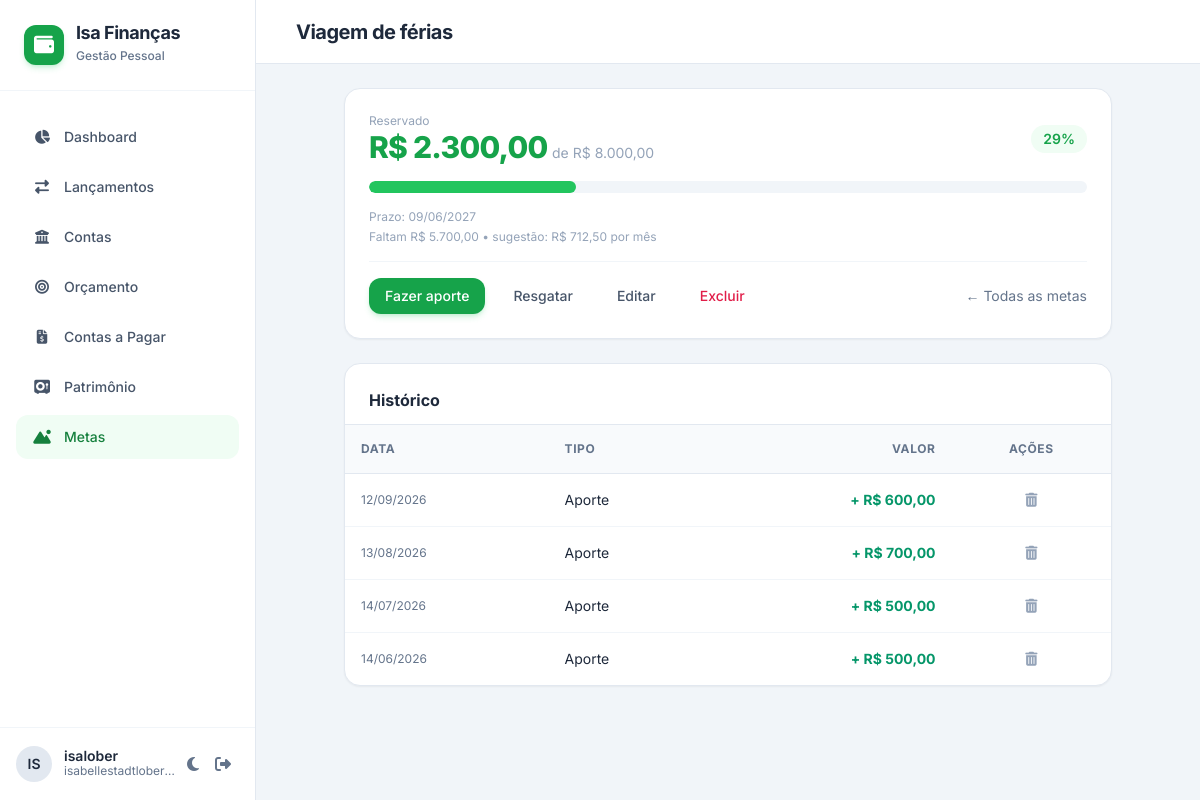
Page /metas/1/ (signed in) on the committed database.
### apps/metas/models.py (models this page shows, shortened)
class Meta(models.Model):
    nome = models.CharField(max_length=100)
    valor_alvo = models.DecimalField(max_digits=14, decimal_places=2)
    prazo = models.DateField(null=True, blank=True)
    class Meta:
        ordering = ["prazo", "nome"]
    @property
    def reservado(self):
        return self.aportes.aggregate(t=Sum("valor"))["t"] or Decimal("0")

class Aporte(models.Model):
    meta = models.ForeignKey(Meta, on_delete=models.CASCADE, related_name="aportes")
    valor = models.DecimalField(max_digits=14, decimal_places=2, help_text="Negativo = resgate.")
    data = models.DateField()
    class Meta:
        ordering = ["-data"]

### apps/metas/views.py (the view)
# urls.py: path("<int:pk>/", views.detalhe, name="detalhe"),
@login_required
def detalhe(request, pk):
    meta = get_object_or_404(Meta, pk=pk)
    return render(
        request,
        "metas/detalhe.html",
        {"i": services.resumo_da_meta(meta), "aportes": meta.aportes.all()},
    )

### apps/core/templatetags/formatos.py (called while the page is built)
def formatar_brl(valor):
    valor = Decimal(valor or 0)
    sinal = "-" if valor < 0 else ""
    inteiro, frac = f"{abs(valor):,.2f}".split(".")
    return f"{sinal}R$ {inteiro.replace(',', '.')},{frac}"

@register.filter
def brl(valor):
    return formatar_brl(valor)

### apps/metas/services.py (called while the page is built)
def _resumir(meta, reservado, hoje):
    faltam = max(meta.valor_alvo - reservado, ZERO)
    concluida = reservado >= meta.valor_alvo
    pct = float(min(reservado / meta.valor_alvo * 100, 100)) if meta.valor_alvo else 0.0
    item = {
        "meta": meta,
        "reservado": reservado,
        "faltam": faltam,
        "pct": pct,
        "concluida": concluida,
        "atrasada": False,
        "meses": None,
        "sugestao_mensal": None,
    }
    if meta.prazo and not concluida:
        dias = (meta.prazo - hoje).days
        if dias < 0:
            item["atrasada"] = True
        else:
            meses = max(1, ceil(dias / 30))
            item["meses"] = meses
            item["sugestao_mensal"] = faltam / meses
    return item

def resumo_da_meta(meta, hoje=None):
    return _resumir(meta, meta.reservado, hoje or date.today())

### templates/metas/detalhe.html (shortened to what this page needs)
{% extends "base.html" %}
{% load formatos %}
{% block h1 %}{{ i.meta.nome }}{% endblock %}
{% block content %}
<div class="space-y-6 max-w-3xl mx-auto">
  <div class="bg-white dark:bg-slate-800 p-6 rounded-2xl border border-slate-200 dark:border-slate-700 shadow-sm space-y-4">
    <div class="flex items-center justify-between gap-3">
      <div>
        <span class="text-xs text-slate-400 block">Reservado</span>
        <span class="text-3xl font-extrabold tracking-tight text-brand-600 dark:text-brand-400">{{ i.reservado|brl }}</span>
        <span class="text-sm text-slate-400"> de {{ i.meta.valor_alvo|brl }}</span>
      </div>
      <span class="text-sm font-semibold px-3 py-1 rounded-full {% if i.concluida %}bg-emerald-50 text-emerald-600{% elif i.atrasada %}bg-rose-50 text-rose-600{% else %}bg-brand-50 text-brand-600 dark:bg-brand-950/40{% endif %}">
        {% if i.concluida %}Atingida{% elif i.atrasada %}Prazo vencido{% else %}{{ i.pct|floatformat:0 }}%{% endif %}
      </span>
    </div>
    <div class="w-full bg-slate-100 dark:bg-slate-700 h-3 rounded-full overflow-hidden">
      <div class="h-full rounded-full {% if i.concluida %}bg-emerald-500{% else %}bg-brand-500{% endif %}" style="width: {{ i.pct|floatformat:'1u' }}%;"></div>
    </div>
    <div class="text-xs text-slate-400 space-y-1">
      <p>{% if i.meta.prazo %}Prazo: {{ i.meta.prazo|date:"d/m/Y" }}{% else %}Sem prazo definido{% endif %}</p>
      {% if not i.concluida %}<p>Faltam {{ i.faltam|brl }}{% if i.sugestao_mensal %} • sugestão: {{ i.sugestao_mensal|brl }} por mês{% endif %}</p>{% endif %}
    </div>
    <div class="flex flex-wrap items-center gap-3 pt-4 border-t border-slate-100 dark:border-slate-700/50">
      <a href="{% url 'metas:aporte' i.meta.pk %}" class="px-4 py-2 rounded-xl text-sm font-medium bg-brand-600 hover:bg-brand-700 text-white transition-colors shadow-md shadow-brand-500/20">Fazer aporte</a>
      <a href="{% url 'metas:aporte' i.meta.pk %}?operacao=resgate" class="px-4 py-2 rounded-xl text-sm font-medium text-slate-600 dark:text-slate-300 hover:bg-slate-100 dark:hover:bg-slate-700 transition-colors">Resgatar</a>
      <a href="{% url 'metas:editar' i.meta.pk %}" class="px-4 py-2 rounded-xl text-sm font-medium text-slate-600 dark:text-slate-300 hover:bg-slate-100 dark:hover:bg-slate-700 transition-colors">Editar</a>
      <a href="{% url 'metas:excluir' i.meta.pk %}" class="px-4 py-2 rounded-xl text-sm font-medium text-rose-600 hover:bg-rose-50 dark:hover:bg-rose-950/30 transition-colors">Excluir</a>
      <a href="{% url 'metas:lista' %}" class="ml-auto text-sm text-slate-500 hover:underline">← Todas as metas</a>
    </div>
  </div>
  <div class="bg-white dark:bg-slate-800 rounded-2xl border border-slate-200 dark:border-slate-700 shadow-sm overflow-hidden">
    <h3 class="font-bold text-base p-6 pb-3">Histórico</h3>
    <table class="w-full text-left border-collapse">
      <thead>
        <tr class="bg-slate-50 dark:bg-slate-900/50 border-y border-slate-200 dark:border-slate-700 text-xs font-semibold text-slate-500 uppercase tracking-wider">
          <th class="p-4">Data</th><th class="p-4">Tipo</th><th class="p-4 text-right">Valor</th><th class="p-4 text-center">Ações</th>
        </tr>
      </thead>
      <tbody class="divide-y divide-slate-100 dark:divide-slate-700/50 text-sm">
        {% for a in aportes %}
        <tr>
          <td class="p-4 text-xs text-slate-500">{{ a.data|date:"d/m/Y" }}</td>
          <td class="p-4">{% if a.valor >= 0 %}Aporte{% else %}Resgate{% endif %}</td>
          <td class="p-4 text-right font-bold {% if a.valor >= 0 %}text-emerald-600 dark:text-emerald-400{% else %}text-rose-600 dark:text-rose-400{% endif %}">{% if a.valor >= 0 %}+ {% endif %}{{ a.valor|brl }}</td>
          <td class="p-4 text-center">
            <form method="post" action="{% url 'metas:aporte_excluir' i.meta.pk a.pk %}" class="inline" onsubmit="return confirm('Remover esta movimentação?')">
              <button type="submit" class="text-slate-400 hover:text-rose-600 transition-colors" title="Remover"><i class="fa-solid fa-trash-can"></i></button>
            </form>
          </td>
        </tr>
        {% empty %}
        <tr><td colspan="4" class="p-6 text-center text-slate-400">Nenhuma movimentação ainda.</td></tr>
        {% endfor %}
      </tbody>
    </table>
  </div>
</div>
{% endblock %}

### templates/base.html (shortened to what this page needs)
<!DOCTYPE html>
<html lang="pt-BR" class="h-full">
<head>
  {% include "partials/head.html" %}
</head>
<body class="h-full bg-slate-100 dark:bg-slate-900 text-slate-800 dark:text-slate-100 transition-colors duration-200 flex flex-col overflow-hidden">
<div class="flex h-full w-full overflow-hidden">
  <aside id="sidebar" class="w-64 bg-white dark:bg-slate-800 border-r border-slate-200 dark:border-slate-700 flex flex-col z-20 transition-transform duration-300 -translate-x-full md:translate-x-0 absolute md:relative h-full">
    <div class="p-6 border-b border-slate-100 dark:border-slate-700/50 flex items-center justify-between">
      <div class="flex items-center space-x-3">
        <div class="w-10 h-10 rounded-xl bg-brand-600 text-white flex items-center justify-center font-bold text-xl shadow-md shadow-brand-500/20">
          <i class="fa-solid fa-wallet"></i>
        </div>
        <div>
          <h1 class="font-bold text-lg tracking-tight leading-none">Isa Finanças</h1>
          <span class="text-xs text-slate-500 dark:text-slate-400 font-medium">Gestão Pessoal</span>
        </div>
      </div>
    </div>
    <nav class="flex-1 px-4 py-6 space-y-1.5 overflow-y-auto custom-scrollbar">
      <a href="{% url 'dashboard' %}"
         class="flex items-center space-x-3 px-4 py-3 rounded-xl text-sm font-medium transition-colors {% if request.resolver_match.url_name == 'dashboard' %}bg-brand-50 text-brand-700 dark:bg-brand-950/40 dark:text-brand-400{% else %}text-slate-600 dark:text-slate-400 hover:bg-slate-50 dark:hover:bg-slate-700/50{% endif %}">
        <i class="fa-solid fa-chart-pie w-5 text-center"></i><span>Dashboard</span>
      </a>
      <a href="{% url 'lancamentos:lista' %}"
         class="flex items-center space-x-3 px-4 py-3 rounded-xl text-sm font-medium transition-colors {% if request.resolver_match.app_name == 'lancamentos' %}bg-brand-50 text-brand-700 dark:bg-brand-950/40 dark:text-brand-400{% else %}text-slate-600 dark:text-slate-400 hover:bg-slate-50 dark:hover:bg-slate-700/50{% endif %}">
        <i class="fa-solid fa-right-left w-5 text-center"></i><span>Lançamentos</span>
      </a>
      <a href="{% url 'contas:lista' %}"
         class="flex items-center space-x-3 px-4 py-3 rounded-xl text-sm font-medium transition-colors {% if request.resolver_match.app_name == 'contas' %}bg-brand-50 text-brand-700 dark:bg-brand-950/40 dark:text-brand-400{% else %}text-slate-600 dark:text-slate-400 hover:bg-slate-50 dark:hover:bg-slate-700/50{% endif %}">
        <i class="fa-solid fa-building-columns w-5 text-center"></i><span>Contas</span>
      </a>
      <a href="{% url 'orcamento:lista' %}"
         class="flex items-center space-x-3 px-4 py-3 rounded-xl text-sm font-medium transition-colors {% if request.resolver_match.app_name == 'orcamento' %}bg-brand-50 text-brand-700 dark:bg-brand-950/40 dark:text-brand-400{% else %}text-slate-600 dark:text-slate-400 hover:bg-slate-50 dark:hover:bg-slate-700/50{% endif %}">
        <i class="fa-solid fa-bullseye w-5 text-center"></i><span>Orçamento</span>
      </a>
      <a href="{% url 'pagar:lista' %}"
         class="flex items-center space-x-3 px-4 py-3 rounded-xl text-sm font-medium transition-colors {% if request.resolver_match.app_name == 'pagar' %}bg-brand-50 text-brand-700 dark:bg-brand-950/40 dark:text-brand-400{% else %}text-slate-600 dark:text-slate-400 hover:bg-slate-50 dark:hover:bg-slate-700/50{% endif %}">
        <i class="fa-solid fa-file-invoice-dollar w-5 text-center"></i><span>Contas a Pagar</span>
      </a>
      <a href="{% url 'patrimonio:index' %}"
         class="flex items-center space-x-3 px-4 py-3 rounded-xl text-sm font-medium transition-colors {% if request.resolver_match.app_name == 'patrimonio' %}bg-brand-50 text-brand-700 dark:bg-brand-950/40 dark:text-brand-400{% else %}text-slate-600 dark:text-slate-400 hover:bg-slate-50 dark:hover:bg-slate-700/50{% endif %}">
        <i class="fa-solid fa-vault w-5 text-center"></i><span>Patrimônio</span>
      </a>
      <a href="{% url 'metas:lista' %}"
         class="flex items-center space-x-3 px-4 py-3 rounded-xl text-sm font-medium transition-colors {% if request.resolver_match.app_name == 'metas' %}bg-brand-50 text-brand-700 dark:bg-brand-950/40 dark:text-brand-400{% else %}text-slate-600 dark:text-slate-400 hover:bg-slate-50 dark:hover:bg-slate-700/50{% endif %}">
        <i class="fa-solid fa-mountain-sun w-5 text-center"></i><span>Metas</span>
      </a>
    </nav>
    <div class="p-4 border-t border-slate-100 dark:border-slate-700/50 flex items-center justify-between">
      <div class="flex items-center space-x-3 min-w-0">
        <div class="w-9 h-9 shrink-0 rounded-full bg-slate-200 dark:bg-slate-700 flex items-center justify-center font-semibold text-sm">
          {{ request.user.username|slice:":2"|upper }}
        </div>
        <div class="min-w-0">
          <p class="text-sm font-semibold leading-none truncate">{{ request.user.get_full_name|default:request.user.username }}</p>
          <span class="text-xs text-slate-500 dark:text-slate-400 block truncate">{{ request.user.email|default:"sem e-mail" }}</span>
        </div>
      </div>
      <div class="flex items-center">
        <button onclick="toggleDarkMode()" class="p-2 rounded-lg text-slate-500 hover:bg-slate-100 dark:hover:bg-slate-700 transition-colors" title="Alternar tema">
          <i id="theme-icon" class="fa-solid fa-moon"></i>
        </button>
        <form method="post" action="{% url 'logout' %}">
          <button type="submit" class="p-2 rounded-lg text-slate-500 hover:bg-slate-100 dark:hover:bg-slate-700 transition-colors" title="Sair">
            <i class="fa-solid fa-right-from-bracket"></i>
          </button>
        </form>
      </div>
    </div>
  </aside>
  <main class="flex-1 flex flex-col h-full overflow-hidden relative">
    <header class="bg-white dark:bg-slate-800 border-b border-slate-200 dark:border-slate-700 h-16 px-6 flex items-center justify-between shrink-0 z-10">
      <div class="flex items-center space-x-4">
        <h2 class="text-xl font-bold tracking-tight">{% block h1 %}{% endblock %}</h2>
      </div>
    </header>
    <div class="flex-1 overflow-y-auto custom-scrollbar p-6 bg-slate-100 dark:bg-slate-900">
      {% block content %}{% endblock %}
    </div>
  </main>
</div>
</body>
</html>

### templates/partials/head.html (style rules this page uses)
body { font-family: 'Inter', sans-serif; }

### rows in the picture
Meta: meta.nome "Viagem de férias", meta.valor_alvo|brl "R$ 8.000,00", meta.prazo "09/06/2027"
Aporte: data "12/09/2026", shows "Aporte", valor|brl "R$ 600,00"
Aporte: data "13/08/2026", shows "Aporte", valor|brl "R$ 700,00"
Aporte: data "14/07/2026", shows "Aporte", valor|brl "R$ 500,00"
Aporte: data "14/06/2026", shows "Aporte", valor|brl "R$ 500,00"

### other values in the picture
{{ request.user.username|slice:":2"|upper }} "IS"
{{ request.user.get_full_name|default:request.user.username }} "isalober"
{{ request.user.email|default:"sem e-mail" }} "isabellestadtlober…"
{{ i.reservado|brl }} "R$ 2.300,00"
{{ i.pct|floatformat:0 }} "29"
{{ i.faltam|brl }} "R$ 5.700,00"
{{ i.sugestao_mensal|brl }} "R$ 712,50"
